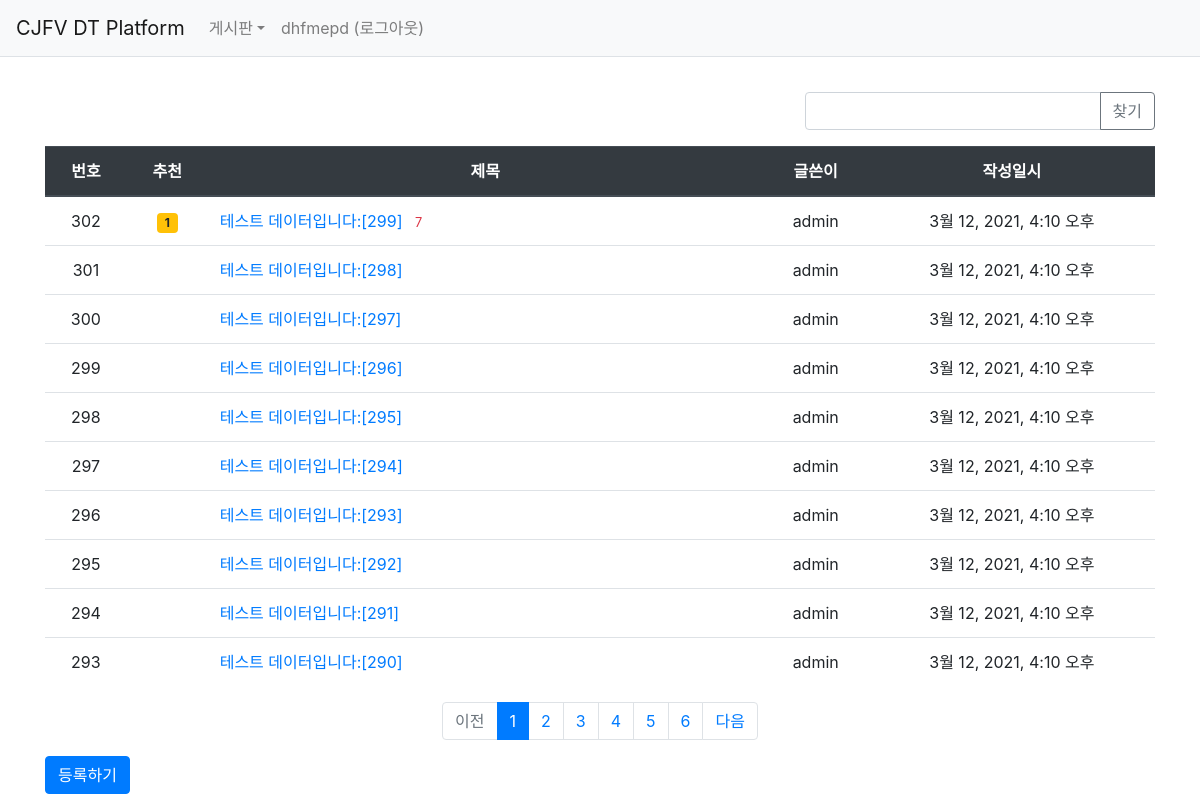
/board/ (signed in), run on the app's committed database.
### board/models.py (models this page shows, shortened)
class Board(models.Model):
    author = models.ForeignKey(User, on_delete=models.CASCADE, related_name='author_board')
    subject = models.CharField(max_length=200)
    content = models.TextField()
    create_date = models.DateTimeField()
    modify_date = models.DateTimeField(null=True, blank=True)
    voter = models.ManyToManyField(User, related_name='voter_board')

### board/views/base_views.py (the view, shortened to what this page needs)
# urls.py: path('', base_views.list, name='list'),
@login_required(login_url='common:login')
def list(request):
    page = request.GET.get('page', '1')  # 페이지
    kw = request.GET.get('kw', '')  # 검색어
    board_list = Board.objects.order_by('-create_date')
    paginator = Paginator(board_list, 10)  # 페이지당 10개씩 보여주기
    page_obj = paginator.get_page(page)
    context = {'board_list': page_obj, 'page': page, 'kw': kw}  # page와 kw가 추가되었다.
    return render(request, 'board/board_list.html', context)

### board/templatetags/board_filter.py (called while the page is built)
@register.filter
def sub(value, arg):
    return value - arg

### templates/board/board_list.html (shortened to what this page needs)
{% extends 'base.html' %}
{% load board_filter %}
{% block content %}
<div class="container my-3" style="padding-top:60px">
    <div class="row justify-content-end my-3">
        <div class="col-4 input-group">
            <input type="text" class="form-control kw" value="{{ kw|default_if_none:'' }}">
            <div class="input-group-append">
                <button class="btn btn-outline-secondary" type="button" id="btn_search">찾기</button>
            </div>
        </div>
    </div>
    <table class="table">
        <thead>
        <tr class="text-center thead-dark">
            <th>번호</th>
            <th>추천</th>
            <th style="width:50%">제목</th>
            <th>글쓴이</th>
            <th>작성일시</th>
        </tr>
        </thead>
        <tbody>
        {% if board_list %}
        {% for board in board_list %}
        <tr class="text-center">
            <td>
                {{ board_list.paginator.count|sub:board_list.start_index|sub:forloop.counter0|add:1 }}
            </td>
            <td>
                {% if board.voter.all.count > 0 %}
                <span class="badge badge-warning px-2 py-1">{{ board.voter.all.count }}</span>
                {% endif %}
            </td>
            <td class="text-left">
                <a href="{% url 'board:detail' board.id %}">{{ board.subject }}</a>
                {% if board.reply_set.count > 0 %}
                <span class="text-danger small ml-2">{{ board.reply_set.count }}</span>
                {% endif %}
            </td>
            <td>{{ board.author.username }}</td>
            <td>{{ board.create_date }}</td>
        </tr>
        {% endfor %}
        {% else %}
        <tr>
            <td colspan="3">게시물이 없습니다.</td>
        </tr>
        {% endif %}
        </tbody>
    </table>
    <ul class="pagination justify-content-center">
        {% if board_list.has_previous %}
        <li class="page-item">
           <a class="page-link" data-page="{{ board_list.previous_page_number }}" href="#">이전</a>
        </li>
        {% else %}
        <li class="page-item disabled">
            <a class="page-link" tabindex="-1" aria-disabled="true" href="#">이전</a>
        </li>
        {% endif %}
        {% for page_number in board_list.paginator.page_range %}
            {% if page_number >= board_list.number|add:-5 and page_number <= board_list.number|add:5 %}
                {% if page_number == board_list.number %}
                <li class="page-item active" aria-current="page">
                    <a class="page-link" data-page="{{ page_number }}" href="#">{{ page_number }}</a>
                </li>
                {% else %}
                <li class="page-item">
                    <a class="page-link" data-page="{{ page_number }}" href="#">{{ page_number }}</a>
                </li>
                {% endif %}
            {% endif %}
        {% endfor %}
        {% if board_list.has_next %}
        <li class="page-item">
            <a class="page-link" data-page="{{ board_list.next_page_number }}" href="#">다음</a>
        </li>
        {% else %}
        <li class="page-item disabled">
            <a class="page-link" tabindex="-1" aria-disabled="true" href="#">다음</a>
        </li>
        {% endif %}
    </ul>
    <a href="{% url 'board:board_create' %}" class="btn btn-primary">등록하기</a>
</div>
{% endblock %}

### templates/navbar.html (shortened to what this page needs)
<nav class="navbar navbar-expand-lg navbar-light bg-light border-bottom fixed-top">
    <a class="navbar-brand" href="/">CJFV DT Platform</a>
    <div class="collapse navbar-collapse flex-grow-0" id="navbarNav">
        <ul class="navbar-nav">
            <li class="nav-item dropdown">
                {% if user.is_authenticated %}
                <a class="nav-link dropdown-toggle" href="{% url 'board:list' %}" data-toggle="dropdown">게시판</a>
                {% endif %}
            </li>
            <li class="nav-item">
                {% if user.is_authenticated %}
                <a class="nav-link" href="{% url 'common:logout' %}">{{ user.username }} (로그아웃)</a>
                {% else %}
                <a class="nav-link" href="{% url 'common:login' %}">로그인</a>
                {% endif %}
            </li>
        </ul>
    </div>
</nav>

### data on the page
Board: paginator.count|sub "302", voter.all.count "1", subject "테스트 데이터입니다:[299]", reply_set.count "7", author.username "admin", create_date "3월 12, 2021, 4:10 오후"
Board: paginator.count|sub "301", subject "테스트 데이터입니다:[298]", author.username "admin", create_date "3월 12, 2021, 4:10 오후"
Board: paginator.count|sub "300", subject "테스트 데이터입니다:[297]", author.username "admin", create_date "3월 12, 2021, 4:10 오후"
Board: paginator.count|sub "299", subject "테스트 데이터입니다:[296]", author.username "admin", create_date "3월 12, 2021, 4:10 오후"
Board: paginator.count|sub "298", subject "테스트 데이터입니다:[295]", author.username "admin", create_date "3월 12, 2021, 4:10 오후"
Board: paginator.count|sub "297", subject "테스트 데이터입니다:[294]", author.username "admin", create_date "3월 12, 2021, 4:10 오후"
Board: paginator.count|sub "296", subject "테스트 데이터입니다:[293]", author.username "admin", create_date "3월 12, 2021, 4:10 오후"
Board: paginator.count|sub "295", subject "테스트 데이터입니다:[292]", author.username "admin", create_date "3월 12, 2021, 4:10 오후"
Board: paginator.count|sub "294", subject "테스트 데이터입니다:[291]", author.username "admin", create_date "3월 12, 2021, 4:10 오후"
Board: paginator.count|sub "293", subject "테스트 데이터입니다:[290]", author.username "admin", create_date "3월 12, 2021, 4:10 오후"

### other printed values
{{ user.username }} "dhfmepd"
{{ page_number }} "1"
{{ page_number }} "2" "3" "4" "5" "6"
